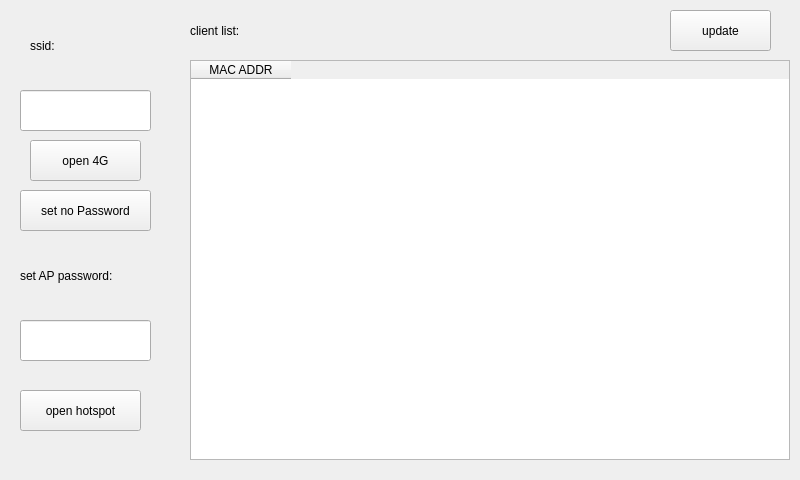
<?xml version="1.0" encoding="UTF-8"?>
<ui version="4.0">
 <class>MainWindow</class>
 <widget class="QMainWindow" name="MainWindow">
  <property name="geometry">
   <rect>
    <x>0</x>
    <y>0</y>
    <width>800</width>
    <height>480</height>
   </rect>
  </property>
  <property name="windowTitle">
   <string>MainWindow</string>
  </property>
  <widget class="QWidget" name="centralWidget">
   <widget class="QLabel" name="ssid_label">
    <property name="geometry">
     <rect>
      <x>30</x>
      <y>30</y>
      <width>81</width>
      <height>31</height>
     </rect>
    </property>
    <property name="text">
     <string>ssid:</string>
    </property>
   </widget>
   <widget class="QLineEdit" name="ssid_lineEdit">
    <property name="geometry">
     <rect>
      <x>20</x>
      <y>90</y>
      <width>131</width>
      <height>41</height>
     </rect>
    </property>
   </widget>
   <widget class="QLabel" name="password_label">
    <property name="geometry">
     <rect>
      <x>20</x>
      <y>260</y>
      <width>121</width>
      <height>31</height>
     </rect>
    </property>
    <property name="text">
     <string>set AP password:</string>
    </property>
   </widget>
   <widget class="QLineEdit" name="password_lineEdit">
    <property name="geometry">
     <rect>
      <x>20</x>
      <y>320</y>
      <width>131</width>
      <height>41</height>
     </rect>
    </property>
   </widget>
   <widget class="QLabel" name="client_label">
    <property name="geometry">
     <rect>
      <x>190</x>
      <y>10</y>
      <width>101</width>
      <height>41</height>
     </rect>
    </property>
    <property name="text">
     <string>client list:</string>
    </property>
   </widget>
   <widget class="QPushButton" name="open_Button">
    <property name="geometry">
     <rect>
      <x>20</x>
      <y>390</y>
      <width>121</width>
      <height>41</height>
     </rect>
    </property>
    <property name="text">
     <string>open hotspot</string>
    </property>
   </widget>
   <widget class="QTableWidget" name="tableWidget">
    <property name="geometry">
     <rect>
      <x>190</x>
      <y>60</y>
      <width>600</width>
      <height>400</height>
     </rect>
    </property>
    <column>
     <property name="text">
      <string>MAC ADDR</string>
     </property>
    </column>
   </widget>
   <widget class="QPushButton" name="four_g_Button">
    <property name="geometry">
     <rect>
      <x>30</x>
      <y>140</y>
      <width>111</width>
      <height>41</height>
     </rect>
    </property>
    <property name="text">
     <string>open 4G</string>
    </property>
   </widget>
   <widget class="QPushButton" name="password_Button">
    <property name="geometry">
     <rect>
      <x>20</x>
      <y>190</y>
      <width>131</width>
      <height>41</height>
     </rect>
    </property>
    <property name="text">
     <string>set no Password</string>
    </property>
   </widget>
   <widget class="QPushButton" name="update_Button">
    <property name="geometry">
     <rect>
      <x>670</x>
      <y>10</y>
      <width>101</width>
      <height>41</height>
     </rect>
    </property>
    <property name="text">
     <string>update</string>
    </property>
   </widget>
  </widget>
 </widget>
 <layoutdefault spacing="6" margin="11"/>
 <resources/>
 <connections/>
</ui>
